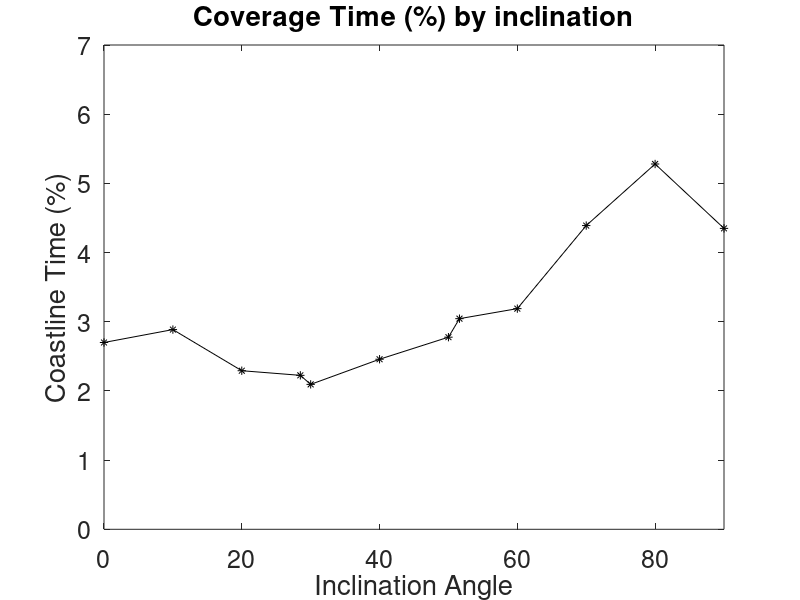

The MATLAB source for this figure:
%%% Coastline Optimization 16.346
%%% Inclination data plot
%%% Andrew Adams & Tesla Wells


%% collect data
incangles = [0, 10, 20, 28.5, 30, 40, 50, 51.6, 60, 70, 80, 90];
percents = [2.70, 2.8866, 2.2921, 2.2253, 2.0946, 2.458, 2.7769, 3.0445, 3.1895, 4.39, 5.28, 4.3495];

plot(incangles, percents,'k-*')
set(gca,'fontsize',18)
axis([0 90 0 7])
xlabel('Inclination Angle')
ylabel('Coastline Time (%)')
title('Coverage Time (%) by inclination')
    